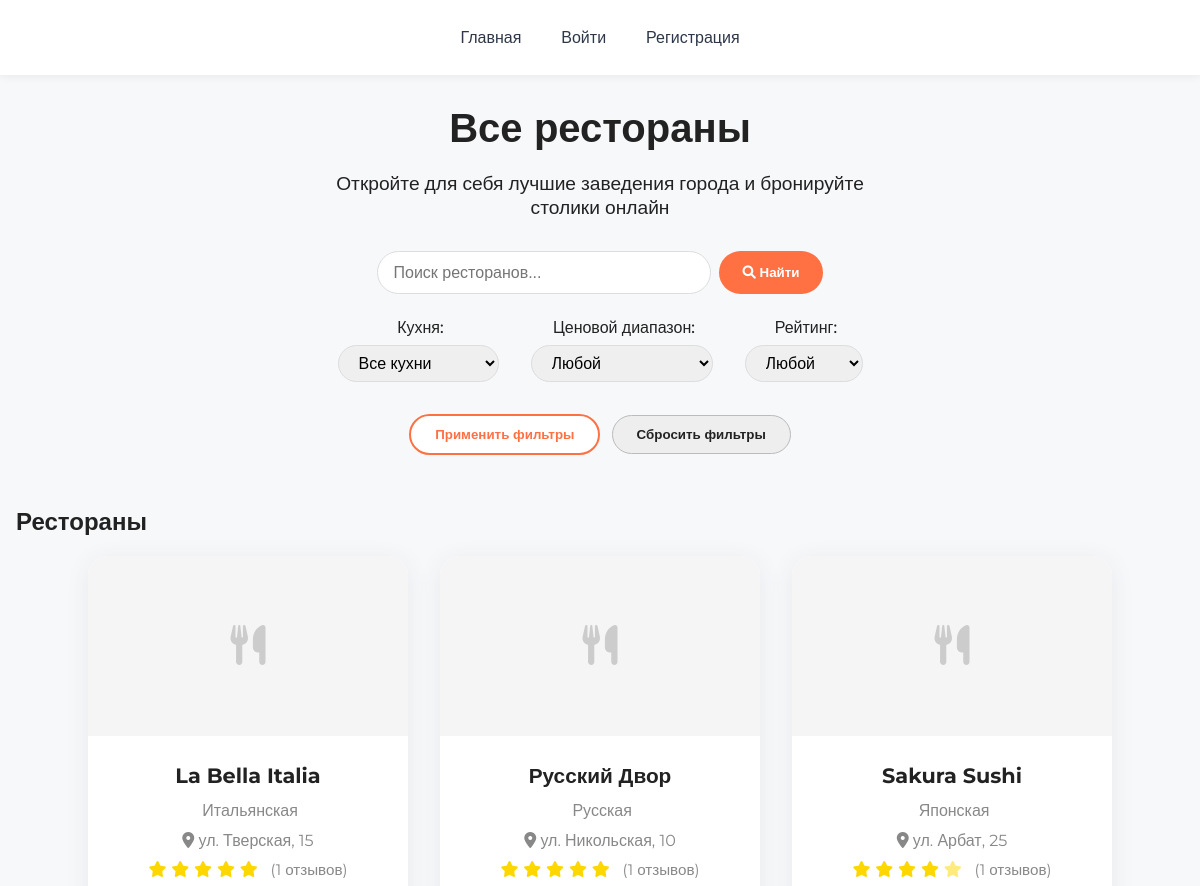
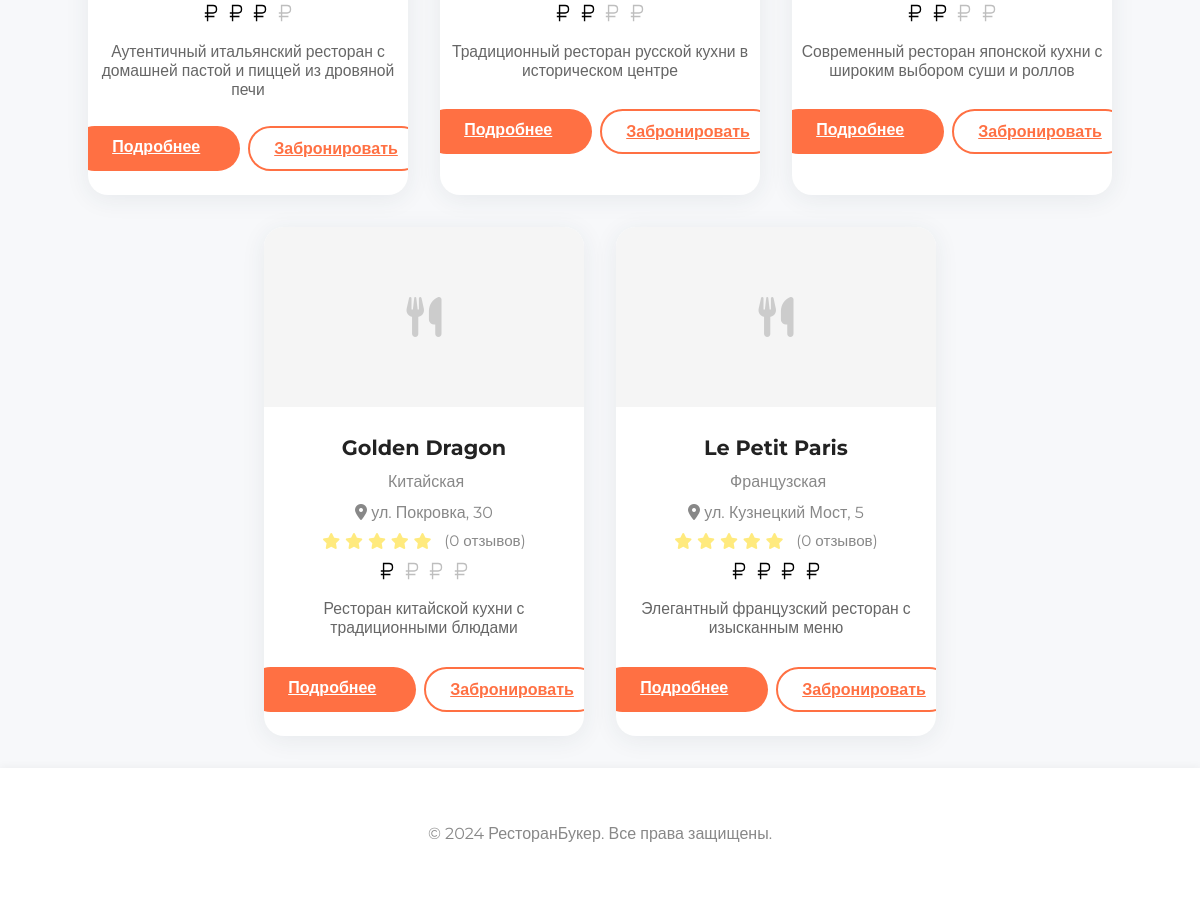
The page / on the database its author committed (2 pictures, top to bottom).
### tables this page shows
CREATE TABLE restaurants (
    id INT AUTO_INCREMENT PRIMARY KEY,
    name VARCHAR(255) NOT NULL,
    description TEXT,
    address VARCHAR(500) NOT NULL,
    phone VARCHAR(20),
    email VARCHAR(255),
    website VARCHAR(255),
    cuisine_id INT,
    price_range ENUM('1', '2', '3', '4') DEFAULT '2',
    image VARCHAR(255),
    admin_id INT,
    is_active BOOLEAN DEFAULT TRUE,
    created_at TIMESTAMP DEFAULT CURRENT_TIMESTAMP,
    updated_at TIMESTAMP DEFAULT CURRENT_TIMESTAMP ON UPDATE CURRENT_TIMESTAMP,
    FOREIGN KEY (cuisine_id) REFERENCES cuisines(id),
    FOREIGN KEY (admin_id) REFERENCES users(id)
);

CREATE TABLE cuisines (
    id INT AUTO_INCREMENT PRIMARY KEY,
    name VARCHAR(100) NOT NULL,
    description TEXT,
    created_at TIMESTAMP DEFAULT CURRENT_TIMESTAMP
);

### includes/functions.php (called while the page is built, shortened)
<?php
require_once __DIR__ . '/../config/database.php';
function getRestaurants($search = '', $cuisine = '', $price_range = '', $rating = '') {
    $sql = "SELECT r.*, c.name as cuisine_name,
            COALESCE(AVG(rev.rating), 0) as rating,
            COUNT(rev.id) as rating_count
            FROM restaurants r
            LEFT JOIN cuisines c ON r.cuisine_id = c.id
            LEFT JOIN reviews rev ON r.id = rev.restaurant_id
            WHERE 1=1";
    $params = [];
    $sql .= " GROUP BY r.id";
    $sql .= " ORDER BY rating DESC, r.name ASC";
    $stmt = executeQuery($sql, $params);
    return $stmt->fetchAll();
}

### config/database.php (called while the page is built, shortened)
<?php
try {
    $pdo = new PDO(
        "mysql:host=" . DB_HOST . ";dbname=" . DB_NAME . ";charset=utf8mb4",
        DB_USER,
        DB_PASS,
        [
            PDO::ATTR_ERRMODE => PDO::ERRMODE_EXCEPTION,
            PDO::ATTR_DEFAULT_FETCH_MODE => PDO::FETCH_ASSOC,
            PDO::ATTR_EMULATE_PREPARES => false
        ]
    );
} catch (PDOException $e) {
    die("Ошибка подключения к базе данных: " . $e->getMessage());
}
function executeQuery($sql, $params = []) {
    global $pdo;
    try {
        $stmt = $pdo->prepare($sql);
        $stmt->execute($params);
        return $stmt;
    } catch (PDOException $e) {
        die("Ошибка выполнения запроса: " . $e->getMessage());
    }
}

### public/index.php (the view, shortened to what this page needs)
<?php
    require_once __DIR__ . '/../config/database.php';
    require_once __DIR__ . '/../includes/functions.php';
    $search = $_GET['search'] ?? '';
    $cuisine = $_GET['cuisine'] ?? '';
    $price_range = $_GET['price_range'] ?? '';
    $rating = $_GET['rating'] ?? '';
    $restaurants = getRestaurants($search, $cuisine, $price_range, $rating);
    include __DIR__ . '/../includes/header.php';
?>
<!DOCTYPE html>
<html lang="ru">
<head>
    <link rel="stylesheet" href="assets/css/style.css">
    <link rel="stylesheet" href="assets/css/header.css">
    <link rel="stylesheet" href="assets/css/footer.css">
    <link href="https://cdnjs.cloudflare.com/ajax/libs/font-awesome/6.0.0/css/all.min.css" rel="stylesheet">
</head>
<body>
    <main>
        <section class="hero modern-hero" style="background: #f7f8fa; min-height:unset;">
            <div class="hero-content">
                <h1>Все рестораны</h1>
                <p>Откройте для себя лучшие заведения города и бронируйте столики онлайн</p>
                <form class="search-form" method="GET" action="index.php">
                    <input type="text" name="search" placeholder="Поиск ресторанов..." value="<?= htmlspecialchars($search) ?>">
                    <button type="submit" class="btn btn-primary">
                        <i class="fas fa-search"></i> Найти
                    </button>
                </form>
                <div class="filters modern-filters" style="margin-top:1.5rem;">
                    <form method="GET" action="index.php" class="filter-form" id="filterForm">
                        <div class="filter-group">
                            <label for="cuisine"><i class="fas"></i> Кухня:</label>
                            <select name="cuisine" id="cuisine">
                                <option value="">Все кухни</option>
                            </select>
                        </div>
                        <div class="filter-group">
                            <label for="price_range"><i class="fas"></i> Ценовой диапазон:</label>
                            <select name="price_range" id="price_range">
                                <option value="">Любой</option>
                            </select>
                        </div>
                        <div class="filter-group">
                            <label for="rating"><i class="fas"></i> Рейтинг:</label>
                            <select name="rating" id="rating">
                                <option value="">Любой</option>
                            </select>
                        </div>
                        <div style="display:flex; gap:0.7rem; align-items:center;">
                            <button type="submit" class="btn btn-secondary">Применить фильтры</button>
                            <button type="button" class="btn btn-secondary" style="background:#eee;color:#222;border:1.5px solid #bbb;" onclick="window.location='index.php'">Сбросить фильтры</button>
                        </div>
                    </form>
                </div>
            </div>
        </section>
        <section class="restaurants modern-restaurants">
            <div class="container">
                <h2>Рестораны</h2>
                <div class="restaurants-grid">
                    <?php if (empty($restaurants)): ?>
                        <div class="no-results">
                            <p>Рестораны не найдены</p>
                        </div>
                    <?php else: ?>
                        <?php foreach ($restaurants as $restaurant): ?>
                            <div class="restaurant-card modern-card">
                                <div class="restaurant-image">
                                    <?php if ($restaurant['image']): ?>
                                        <img src="uploads/restaurants/<?= htmlspecialchars($restaurant['image']) ?>" alt="<?= htmlspecialchars($restaurant['name']) ?>">
                                    <?php else: ?>
                                        <div class="no-image">
                                            <i class="fas fa-utensils"></i>
                                        </div>
                                    <?php endif; ?>
                                </div>
                                <div class="restaurant-info">
                                    <h3><?= htmlspecialchars($restaurant['name']) ?></h3>
                                    <p class="cuisine"><i class="fas fa-bowl-food"></i> <?= htmlspecialchars($restaurant['cuisine_name']) ?></p>
                                    <p class="address">
                                        <i class="fas fa-map-marker-alt"></i>
                                        <?= htmlspecialchars($restaurant['address']) ?>
                                    </p>
                                    <div class="rating">
                                        <?php for ($i = 1; $i <= 5; $i++): ?>
                                            <i class="fas fa-star <?= $i <= $restaurant['rating'] ? 'filled' : '' ?>"></i>
                                        <?php endfor; ?>
                                        <span>(<?= $restaurant['rating_count'] ?> отзывов)</span>
                                    </div>
                                    <p class="price-range" style="display:flex; align-items:center; justify-content:center; gap:0.15em;">
                                        <?php
                                        $max_price_icons = 4;
                                        $active_icons = (int)$restaurant['price_range'];
                                        for ($i = 1; $i <= $max_price_icons; $i++):
                                            $opacity = $i <= $active_icons ? 1 : 0.25;
                                        ?>
                                            <span style="display:inline-block; width:22px; height:22px; vertical-align:middle; opacity:<?= $opacity ?>;">
                                                <img src="assets/img/ruble_currency_icon_215811.svg" alt="₽" style="width:100%;height:100%;display:block;filter:<?= $opacity < 1 ? 'grayscale(1)' : 'none' ?>;">
                                            </span>
                                        <?php endfor; ?>
                                    </p>
                                    <?php if (!empty($restaurant['description'])): ?>
                                        <p class="restaurant-short-desc" style="color:#666; font-size:0.98rem; margin:0.5rem 0 0.7rem 0; min-height:40px;">
                                            <?= htmlspecialchars(mb_strimwidth($restaurant['description'], 0, 90, '...')) ?>
                                        </p>
                                    <?php endif; ?>
                                    <div style="display:flex; gap:0.5rem; justify-content:center; margin-top:0.5rem;">
                                        <a href="restaurant.php?id=<?= $restaurant['id'] ?>" class="btn btn-primary" style="min-width:120px;">Подробнее</a>
                                        <a href="restaurant.php?id=<?= $restaurant['id'] ?>#bookingForm" class="btn btn-secondary" style="min-width:120px;">Забронировать</a>
                                    </div>
                                </div>
                            </div>
                        <?php endforeach; ?>
                    <?php endif; ?>
                </div>
            </div>
        </section>
    </main>
    <?php include __DIR__ . '/../includes/footer.php'; ?>
</body>
</html>

### includes/header.php (shortened to what this page needs)
?><!DOCTYPE html>
<html lang="ru">
<head>
    <link rel="stylesheet" href="/assets/css/header.css">
</head>
<body>
  <header>
      <nav class="navbar modern-navbar">
        <div class="nav-container">
          <div class="nav-menu" id="navMenu">
            <a href="index.php" class="nav-link active">Главная</a>
            <?php if (isset($_SESSION['user_id'])): ?>
              <a href="profile.php" class="nav-link">Профиль</a>
              <a href="logout.php" class="nav-link">Выйти</a>
            <?php else: ?>
              <a href="login.php" class="nav-link">Войти</a>
              <a href="register.php" class="nav-link">Регистрация</a>
            <?php endif; ?>
          </div>
        </div>
      </nav>
    </header>
</body>
</html>

### includes/footer.php (shortened to what this page needs)
<!DOCTYPE html>
<html lang="en">
<head>
  <link rel="stylesheet" href="/assets/css/footer.css">
</head>
<body>
<footer class="modern-footer">
      <div class="container">
        <p>&copy; 2024 РесторанБукер. Все права защищены.</p>
      </div>
    </footer>
</body>
</html>

### public/assets/css/header.css (style rules this page uses)
.modern-navbar { position: fixed; top: 0; left: 0; width: 100%; background: #fff; box-shadow: 0 2px 8px rgba(0,0,0,0.06); z-index: 100; padding-top: 0.5rem; padding-bottom: 0.5rem; }
.nav-container { max-width: 1200px; margin: 0 auto; display: flex; align-items: center; justify-content: center; padding: 1.25rem 2rem; }
.nav-menu { display: flex; gap: 2.5rem; align-items: center; justify-content: center; }
.nav-link { color: #2d3748; text-decoration: none; font-weight: 500; transition: color 0.2s; }

### public/assets/css/style.css (style rules this page uses)
body { font-family: 'Montserrat', Arial, sans-serif; margin: 0; padding: 0; background: #f7f8fa; color: #222; }
.modern-hero { display: flex; align-items: center; justify-content: center; min-height: 60vh; background: linear-gradient(120deg, #ffecd2 0%, #fcb69f 100%); text-align: center; margin-top: 70px; }
.hero-content { max-width: 600px; margin: 0 auto; }
.hero-content h1 { font-size: 2.5rem; font-weight: 700; margin-bottom: 1rem; }
.hero-content p { font-size: 1.2rem; margin-bottom: 2rem; }
.search-form { display: flex; justify-content: center; gap: 0.5rem; }
.search-form input[type="text"] { padding: 0.7rem 1rem; border: 1px solid #ddd; border-radius: 30px; font-size: 1rem; width: 60%; max-width: 300px; outline: none; }
.btn { padding: 0.7rem 1.5rem; border: none; border-radius: 30px; font-weight: 600; cursor: pointer; transition: background 0.2s, color 0.2s; }
.btn-primary { background: #ff7043; color: #fff; }
.btn-secondary { background: #fff; color: #ff7043; border: 2px solid #ff7043; text-align: center; }
.filter-form { display: flex; gap: 2rem; flex-wrap: wrap; justify-content: center; align-items: center; }
.filter-group { display: flex; flex-direction: column; align-items: center; gap: 0.3rem; }
.filter-group label { font-weight: 500; margin-bottom: 0.2rem; display: flex; align-items: center; gap: 0.3rem; }
.filter-group select { padding: 0.5rem 1rem; border-radius: 20px; border: 1px solid #ddd; font-size: 1rem; outline: none; }
.modern-restaurants .container { max-width: 1200px; margin: 0 auto; padding: 2rem 1rem; }
.restaurants-grid { display: flex; flex-wrap: wrap; gap: 2rem; justify-content: center; }
.modern-card { background: #fff; border-radius: 20px; box-shadow: 0 4px 24px rgba(44,62,80,0.08); overflow: hidden; width: 320px; display: flex; flex-direction: column; transition: transform 0.2s, box-shadow 0.2s; align-items: center; }
.restaurant-image { width: 100%; height: 180px; background: #f5f5f5; display: flex; align-items: center; justify-content: center; overflow: hidden; }
.no-image { font-size: 2.5rem; color: #ccc; }
.restaurant-info { padding: 1.2rem 1.5rem 1.5rem 1.5rem; width: 100%; display: flex; flex-direction: column; align-items: center; text-align: center; gap: 0.5rem; }
.restaurant-info h3 { margin: 0.5rem 0 0.2rem 0; font-size: 1.3rem; font-weight: 700; }
.cuisine, .address, .price-range { color: #888; font-size: 1rem; margin: 0.1rem 0; }
.rating { display: flex; align-items: center; gap: 0.3rem; justify-content: center; }
.rating .fa-star { color: #ffd700; opacity: 0.5; }
.rating .fa-star.filled { opacity: 1; }
.rating span { color: #888; font-size: 0.95rem; margin-left: 0.5rem; }
.container { margin-left: auto; margin-right: auto; margin-top: 2rem; margin-bottom: 2rem; max-width: 1200px; padding-left: 1rem; padding-right: 1rem; box-sizing: border-box; }

### public/assets/css/footer.css (style rules this page uses)
.modern-footer { background: #fff; padding: 1.5rem 0; text-align: center; color: #888; font-size: 1rem; box-shadow: 0 -2px 8px rgba(0,0,0,0.04); }

### rows shown on the page
restaurants: name "La Bella Italia", cuisine.name "Итальянская", address "ул. Тверская, 15", rating_count "1", description "Аутентичный итальянский ресторан с домашней пастой и пиццей из дровяной печи"
restaurants: name "Русский Двор", cuisine.name "Русская", address "ул. Никольская, 10", rating_count "1", description "Традиционный ресторан русской кухни в историческом центре"
restaurants: name "Sakura Sushi", cuisine.name "Японская", address "ул. Арбат, 25", rating_count "1", description "Современный ресторан японской кухни с широким выбором суши и роллов"
restaurants: name "Golden Dragon", cuisine.name "Китайская", address "ул. Покровка, 30", rating_count "0", description "Ресторан китайской кухни с традиционными блюдами"
restaurants: name "Le Petit Paris", cuisine.name "Французская", address "ул. Кузнецкий Мост, 5", rating_count "0", description "Элегантный французский ресторан с изысканным меню"
